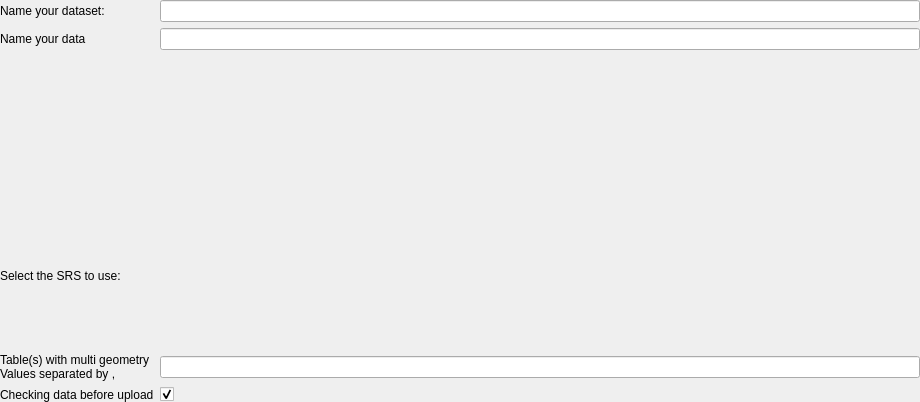
<?xml version="1.0" encoding="UTF-8"?>
<ui version="4.0">
 <class>UploadCreationWidget</class>
 <widget class="QWidget" name="UploadCreationWidget">
  <property name="geometry">
   <rect>
    <x>0</x>
    <y>0</y>
    <width>920</width>
    <height>402</height>
   </rect>
  </property>
  <property name="windowTitle">
   <string>Dashboard</string>
  </property>
  <layout class="QGridLayout" name="gridLayout">
   <property name="leftMargin">
    <number>0</number>
   </property>
   <property name="topMargin">
    <number>0</number>
   </property>
   <property name="rightMargin">
    <number>0</number>
   </property>
   <property name="bottomMargin">
    <number>0</number>
   </property>
   <item row="4" column="0" colspan="2">
    <widget class="LayerSelectionStackPanel" name="wdg_layer_selection" native="true"/>
   </item>
   <item row="3" column="0">
    <widget class="QLabel" name="label">
     <property name="text">
      <string>Name your data</string>
     </property>
    </widget>
   </item>
   <item row="5" column="0">
    <widget class="QLabel" name="lne_projection">
     <property name="text">
      <string>Select the SRS to use:</string>
     </property>
    </widget>
   </item>
   <item row="5" column="1">
    <widget class="QgsProjectionSelectionWidget" name="psw_projection"/>
   </item>
   <item row="6" column="0">
    <widget class="QLabel" name="lbl_multi_geom_table">
     <property name="text">
      <string>Table(s) with multi geometry
Values separated by ,</string>
     </property>
    </widget>
   </item>
   <item row="0" column="0">
    <widget class="QLabel" name="lbl_data">
     <property name="text">
      <string>Name your dataset:</string>
     </property>
    </widget>
   </item>
   <item row="0" column="1">
    <widget class="QLineEdit" name="lne_dataset">
     <property name="enabled">
      <bool>true</bool>
     </property>
     <property name="inputMethodHints">
      <set>Qt::ImhLatinOnly|Qt::ImhUrlCharactersOnly</set>
     </property>
     <property name="dragEnabled">
      <bool>true</bool>
     </property>
    </widget>
   </item>
   <item row="6" column="1">
    <widget class="QLineEdit" name="lne_multi_geom_table"/>
   </item>
   <item row="3" column="1">
    <widget class="QLineEdit" name="lne_data"/>
   </item>
   <item row="7" column="1">
    <widget class="QCheckBox" name="cb_check_data">
     <property name="text">
      <string/>
     </property>
     <property name="checked">
      <bool>true</bool>
     </property>
     <property name="tristate">
      <bool>false</bool>
     </property>
    </widget>
   </item>
   <item row="7" column="0">
    <widget class="QLabel" name="lbl_check_data">
     <property name="text">
      <string>Checking data before upload</string>
     </property>
    </widget>
   </item>
  </layout>
 </widget>
 <customwidgets>
  <customwidget>
   <class>QgsProjectionSelectionWidget</class>
   <extends>QWidget</extends>
   <header>qgsprojectionselectionwidget.h</header>
  </customwidget>
  <customwidget>
   <class>LayerSelectionStackPanel</class>
   <extends>QWidget</extends>
   <header>geoplateforme.gui.upload_creation.wdg_layer_selection</header>
   <container>1</container>
  </customwidget>
 </customwidgets>
 <resources/>
 <connections/>
</ui>
